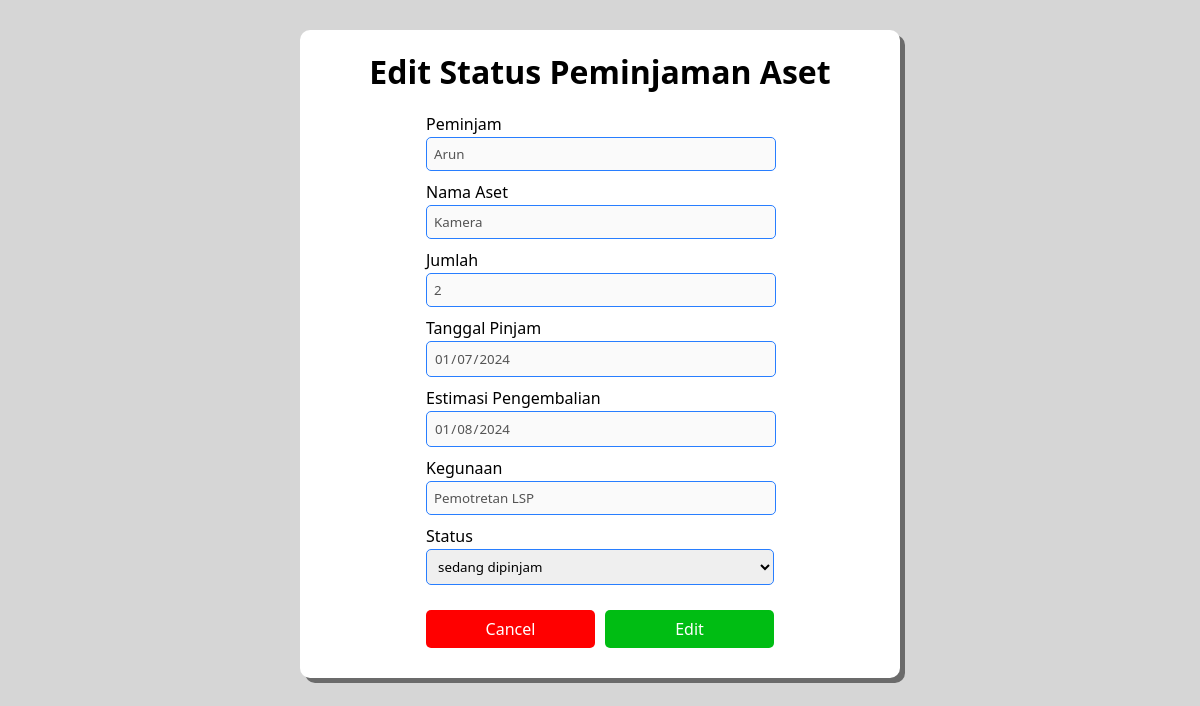
The app's page /edit-status.php?id=7 with its own data.
### tables this page shows
CREATE TABLE `transaksi_peminjaman` (
  `id` int(11) NOT NULL,
  `aset_id` int(11) NOT NULL,
  `user_id` int(11) NOT NULL,
  `status_id` int(11) NOT NULL,
  `jml_pinjam` int(11) NOT NULL,
  `tgl_pinjam` date NOT NULL,
  `tgl_rencana_kembali` date NOT NULL,
  `tgl_kembali` date DEFAULT NULL,
  `peruntukkan` varchar(400) NOT NULL
);

CREATE TABLE `users` (
  `id` int(11) NOT NULL,
  `nama` varchar(300) NOT NULL,
  `instansi` varchar(300) NOT NULL,
  `bagian` varchar(300) NOT NULL
);

CREATE TABLE `asets` (
  `id` int(11) NOT NULL,
  `nama_aset` varchar(300) NOT NULL,
  `jml_aset` int(11) NOT NULL,
  `merk` varchar(300) NOT NULL
);

### edit-status.php (the view, shortened to what this page needs)
<?php
    include 'koneksi.php';
    if (isset($_GET['id'])) {
        $id = $_GET['id'];
    }
    else{
        $id = $_POST['id'];
    }
    $query = "SELECT tp.id, a.id AS aset_id, u.nama, a.nama_aset, tp.jml_pinjam, tp.tgl_pinjam, tp.tgl_rencana_kembali, tp.tgl_kembali, tp.peruntukkan, s.status, s.id AS status_id
                FROM `transaksi_peminjaman` tp JOIN asets a ON tp.aset_id = a.id JOIN users u ON tp.user_id=u.id JOIN statuses s ON tp.status_id=s.id
                WHERE tp.id=$id";
    $sql = mysqli_query($db, $query);
    $peminjaman = mysqli_fetch_array($sql);
    $query = "SELECT * FROM statuses";
    $sql = mysqli_query($db, $query);
    $statuses = mysqli_fetch_all($sql, MYSQLI_ASSOC);
?>
<!DOCTYPE html>
<html lang="en">
<head>
    <link rel="stylesheet" href="style.css">
</head>
<body>
    <div class="container-form-pinjam">
        <h1>Edit Status Peminjaman Aset</h1>
        <form action="edit-status.php" method="post">
            <label for="">Peminjam</label>
            <input type="text" value="<?php echo $peminjaman['nama'] ?>" disabled><br>
            <label for="">Nama Aset</label>
            <input type="text" value="<?php echo $peminjaman['nama_aset'] ?>" disabled><br>
            <label for="">Jumlah</label>
            <input type="number"  value="<?php echo $peminjaman['jml_pinjam'] ?>" disabled><br>
            <label for="">Tanggal Pinjam</label>
            <input type="date"  value="<?php echo $peminjaman['tgl_pinjam'] ?>" disabled><br>
            <label for="">Estimasi Pengembalian</label>
            <input type="date" value="<?php echo $peminjaman['tgl_rencana_kembali'] ?>" disabled><br>
            <label for="">Kegunaan</label>
            <input type="text" value="<?php echo $peminjaman['peruntukkan'] ?>" disabled><br>
            <label for="">Status</label>
            <select name="status" id="">
                <?php for ($i=0; $i < count($statuses); $i++) { ?>
                    <option value="<?php echo $statuses[$i]['id'] ?>"><?php echo $statuses[$i]['status'] ?></option>
                <?php } ?>
            </select>
            <div class="button">
                <a href="index.php"><button class="btn btn-cancel" type="button">Cancel</button></a>
                <button class="btn btn-simpan" name="edit" value="edit" type="submit">Edit</button>
            </div>
        </form>
    </div>
</body>
</html>

### style.css (style rules this page uses)
* { margin: 0; font-family: 'Segoe UI', Tahoma, Geneva, Verdana, sans-serif; }
body { background-color: #D6D6D6; }
::placeholder { color: #FFFFFF; }
.container-form-pinjam { width: 50%; background-color: #FFFFFF; padding: 20px 0px 30px; margin: 30px auto; border-radius: 10px; box-shadow: 5px 5px #6b6b6b; }
.container-form-pinjam h1 { margin-top: 0; text-align: center; margin-bottom: 20px; }
.container-form-pinjam form { width: 58%; margin: auto; }
.container-form-pinjam form select { width: 100%; padding: 7px; margin: 2px 0 10px; border: 1px solid #287EFF; border-radius: 5px; }
.container-form-pinjam form input { width: 96%; padding: 7px; margin: 2px 0 10px; border: 1px solid #287EFF; border-radius: 5px; }
.container-form-pinjam form .button { margin-top: 15px; width: 100%; text-align: center; }
.container-form-pinjam form .button .btn-cancel { width: 48.5%; padding: 8px; margin-right: 3px; background-color: #FF0000; border: 0; border-radius: 5px; color: #FFFFFF; font-size: 12pt; }
.container-form-pinjam form .button .btn-simpan { width: 48.5%; padding: 8px; margin-left: 3px; background-color: #00BD13; border: 0; border-radius: 5px; color: #FFFFFF; font-size: 12pt; }

### records on screen
transaksi_peminjaman: user.nama "Arun", aset.nama_aset "Kamera", jml_pinjam "2", tgl_pinjam "01/07/2024", tgl_rencana_kembali "01/08/2024", peruntukkan "Pemotretan LSP"

### other values on screen
form field status "sedang dipinjam"
